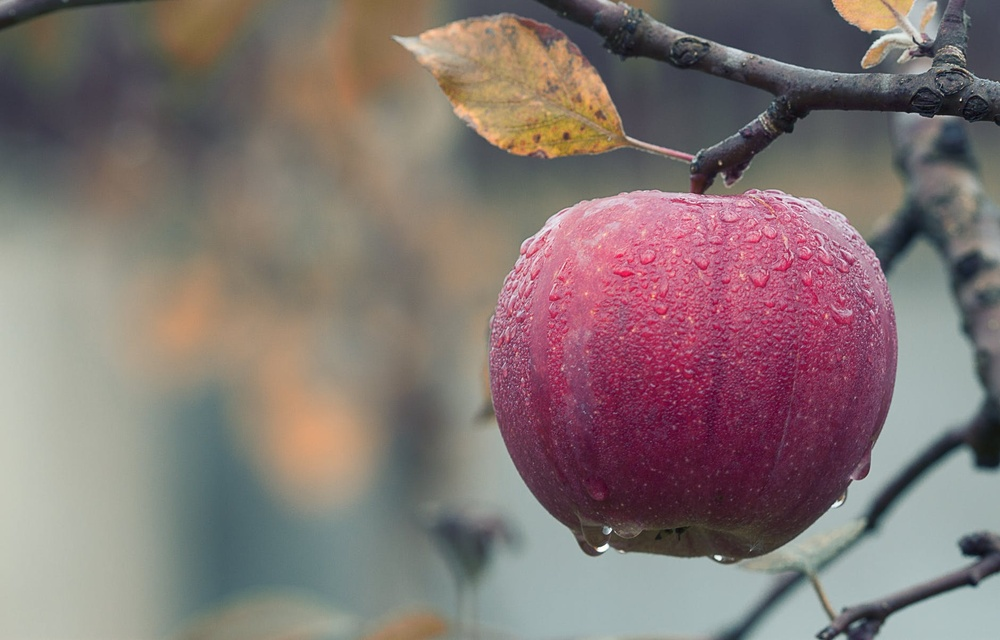
#> input picture apple.jpeg, 1000 x 640 px, shrunk from 1880 x 1204 before the run
$ python exp12.py
#> lines starting #> are read from the running program, lines starting #| are printed output that depends on the picture; after the words box and inside, x2 and y2 are one past the last pixel; in counts of white or black regions, pixels touching at a corner belong together
import cv2
import numpy as np
import matplotlib.pyplot as plt

def canny_edge_detection(image_path, output_path, low_threshold, high_threshold):
    # Read the image in grayscale
#> called with image_path = 'apple.jpeg', output_path = 'canny_edge_detected_image.jpg', low_threshold = 50, high_threshold = 150
    image = cv2.imread(image_path, cv2.IMREAD_GRAYSCALE)
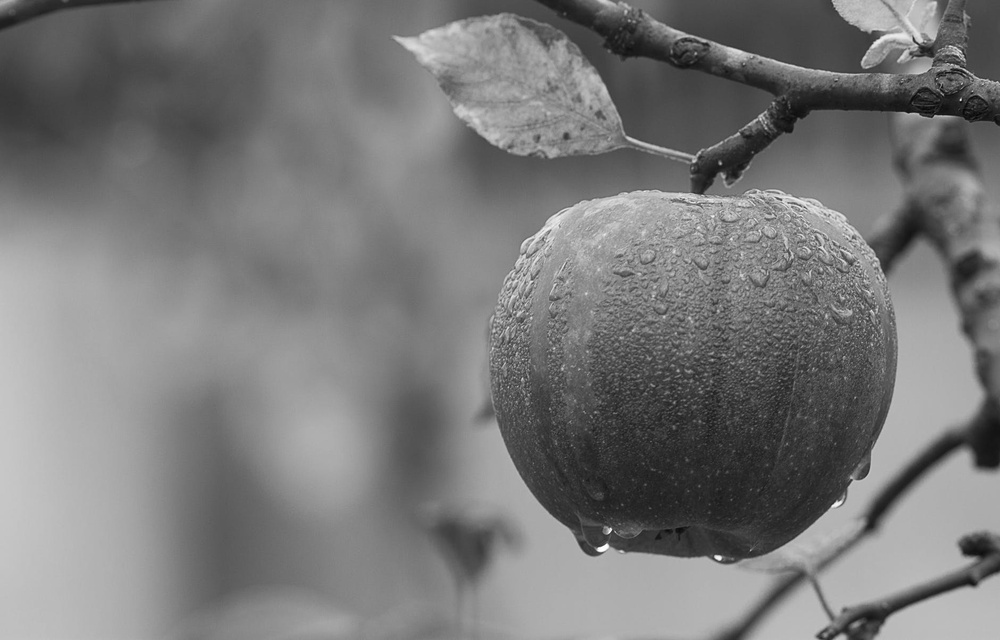
#> image: shape (640, 1000); min 3, max 255, mean 121.2

    if image is None:
        print(f"Failed to read the image from {image_path}")
        return

    # Apply Canny edge detector
    edges = cv2.Canny(image, low_threshold, high_threshold)
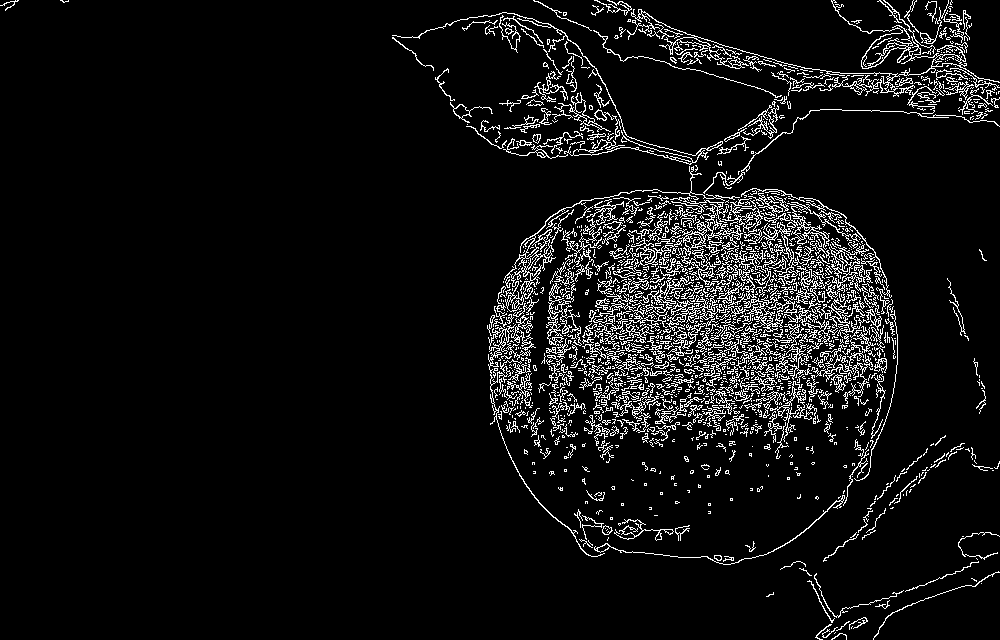
#> edges: shape (640, 1000); 6.7% white in thin lines or dots

    # Save the Canny edge-detected image
    cv2.imwrite(output_path, edges)
    print(f"Canny edge-detected image saved as {output_path}")

    # Plot the original and Canny edge-detected images
    plt.figure(figsize=(12, 6))

    plt.subplot(1, 2, 1)
    plt.imshow(image, cmap='gray')
    plt.title('Original Image')
    plt.axis('off')

    plt.subplot(1, 2, 2)
    plt.imshow(edges, cmap='gray')
    plt.title('Canny Edge Detected Image')
    plt.axis('off')

    plt.show()
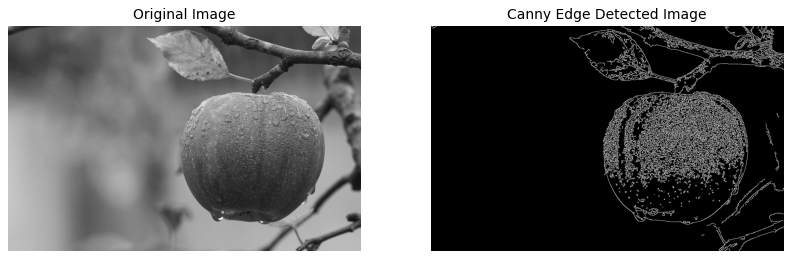
#> figure drawn by matplotlib, 2 panels

    # Display the images
    cv2.imshow('Original Image', image)
    cv2.imshow('Canny Edge Detected Image', edges)
    cv2.waitKey(0)
    cv2.destroyAllWindows()

# Example usage
input_image_path = 'apple.jpeg'
output_image_path = 'canny_edge_detected_image.jpg'
low_threshold = 50  # Lower bound for the hysteresis thresholding
high_threshold = 150  # Upper bound for the hysteresis thresholding

canny_edge_detection(input_image_path, output_image_path, low_threshold, high_threshold)

$ run again, with forest.png saved as apple.jpeg
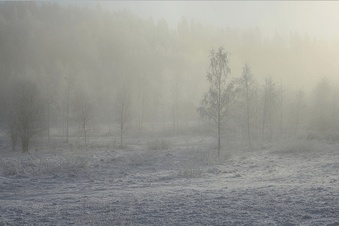
#> input picture forest.png, 339 x 226 px, shrunk from 638 x 425 before the run
#> in canny_edge_detection, `edges = cv2.Canny(image, low_threshold, high_threshold)`:
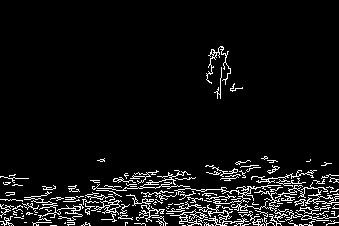
#> edges: shape (226, 339); 6.5% white in thin lines or dots, all inside (x1, y1, x2, y2) = (0, 46, 339, 226)
#> in canny_edge_detection, `plt.show()`:
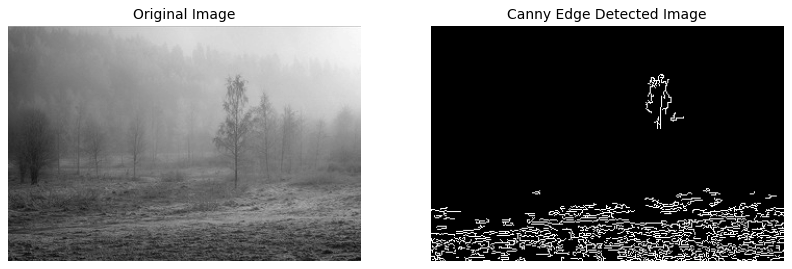
#> figure drawn by matplotlib, 2 panels
